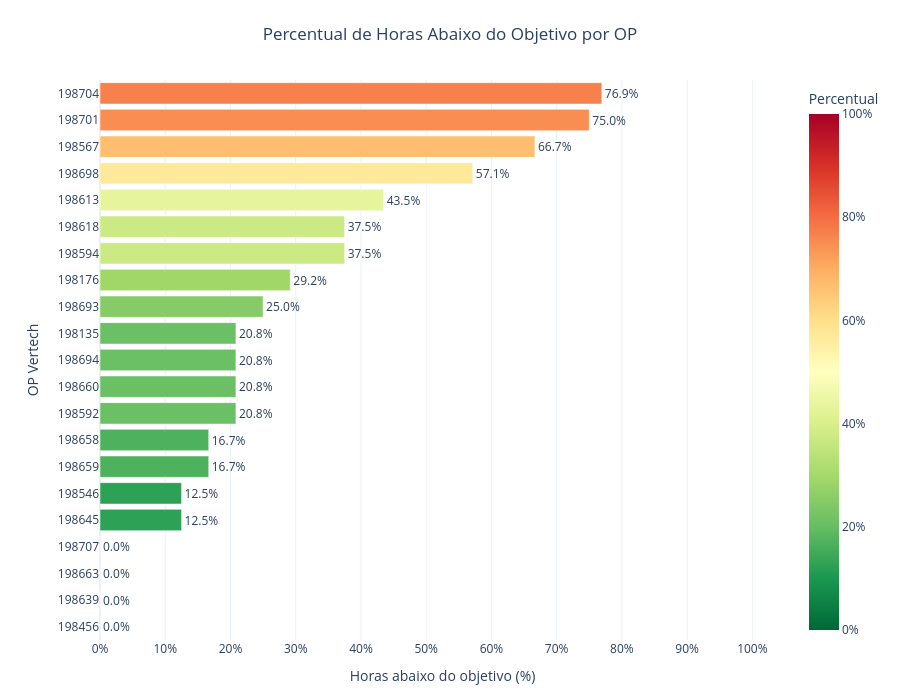

The code cell stored with this chart in its notebook:
### Code cell
pct = "Percentual de Horas Abaixo do Objetivo"
total = "Quantidade Total de Horas Trabalhadas"
abaixo = "Quantidade de Horas Abaixo do Objetivo"
grupo = "OP"

df_grafico = (
    resumo_horas_abaixo_objetivo_por_op
    .assign(**{
        grupo: lambda dados: (
            dados["OP Vertech"].astype(str)
        )
    })
    .sort_values(pct)
)

fig = px.bar(
    df_grafico,
    x=pct,
    y=grupo,
    orientation="h",
    color=pct,
    text=pct,
    color_continuous_scale="RdYlGn_r",
    range_color=[0, 100],
    title="Percentual de Horas Abaixo do Objetivo por OP",
    labels={
        pct: "Horas abaixo do objetivo (%)",
        grupo: "OP Vertech",
        total: "Total de horas da OP",
        abaixo: "Horas abaixo do objetivo",
        "Maquina": "Máquina",
        "Prefixo": "Prefixo",
    },
    hover_data={
        "Maquina": True,
        "Prefixo": True,
        total: True,
        abaixo: True,
        pct: ":.2f",
    },
    template="plotly_white",
)

fig.update_traces(
    texttemplate="%{text:.1f}%",
    textposition="outside",
    cliponaxis=False,
)

fig.update_xaxes(
    range=[0, 105],
    ticksuffix="%",
    dtick=10,
)

fig.update_yaxes(
    categoryorder="total ascending"
)

fig.update_layout(
    title_x=0.5,
    coloraxis_colorbar={
        "title": "Percentual",
        "ticksuffix": "%",
    },
    height=700,
    margin={
        "l": 100,
        "r": 60,
        "t": 80,
        "b": 60,
    },
)

fig.show()

### Figure 1 — Plotly figure (JSON) as saved in the notebook; plotly's stock layout.template omitted (floating-point values rounded to 4 significant figures)
{"data": [{"cliponaxis": false, "customdata": [["15", "LB -0491-N1", 24, 0], ["A5", "SB -1290-S", 24, 0], ["B5", "SB -0019-N1D", 1, 0], ["B1", "LB -0449-SX", 7, 0], ["A6", "SB -1579-N1N", 24, 3], ["B7", "MB -1585-S", 24, 3], ["A4", "SB -1348-S", 24, 4], ["B3", "LB -0502-S", 24, 4], ["12", "MB -1512-SN", 24, 5], ["11", "LB -0586-S", 24, 5], ["B2", "SB -1704-S", 24, 5], ["A3", "SB -1036-SWN", 24, 5], ["B6", "PL -5814-", 24, 6], ["14", "LB -0478-N1", 24, 7], ["10", "MB -1398-S", 24, 9], ["A1", "SB -1035-SWN", 24, 9], ["B5", "SB -1471-SN", 23, 10], ["A2", "SB -1036-SWN", 21, 12], ["A2", "SB -1037-SWN", 3, 2], ["B1", "LB -0449-SX", 4, 3], ["B1", "LB -0449-SX", 13, 10]], "hovertemplate": "Horas abaixo do objetivo (%)=%{marker.color:.2f}<br>OP Vertech=%{y}<br>Máquina=%{customdata[0]}<br>Prefixo=%{customdata[1]}<br>Total de horas da OP=%{customdata[2]}<br>Horas abaixo do objetivo=%{customdata[3]}<extra></extra>", "legendgroup": "", "marker": {"color": [0.0, 0.0, 0.0, 0.0, 12.5, 12.5, 16.67, 16.67, 20.83, 20.83, 20.83, 20.83, 25.0, 29.17, 37.5, 37.5, 43.48, 57.14, 66.67, 75.0, 76.92], "coloraxis": "coloraxis", "pattern": {"shape": ""}}, "name": "", "orientation": "h", "showlegend": false, "text": [0.0, 0.0, 0.0, 0.0, 12.5, 12.5, 16.67, 16.67, 20.83, 20.83, 20.83, 20.83, 25.0, 29.17, 37.5, 37.5, 43.48, 57.14, 66.67, 75.0, 76.92], "textposition": "outside", "texttemplate": "%{text:.1f}%", "type": "bar", "x": [0.0, 0.0, 0.0, 0.0, 12.5, 12.5, 16.67, 16.67, 20.83, 20.83, 20.83, 20.83, 25.0, 29.17, 37.5, 37.5, 43.48, 57.14, 66.67, 75.0, 76.92], "xaxis": "x", "y": ["198456", "198639", "198663", "198707", "198645", "198546", "198659", "198658", "198592", "198660", "198694", "198135", "198693", "198176", "198594", "198618", "198613", "198698", "198567", "198701", "198704"], "yaxis": "y"}], "layout": {"barmode": "relative", "coloraxis": {"autocolorscale": false, "cmax": 100, "cmin": 0, "colorbar": {"ticksuffix": "%", "title": {"text": "Percentual"}}, "colorscale": [[0, "rgb(0,104,55)"], [0.1, "rgb(26,152,80)"], [0.2, "rgb(102,189,99)"], [0.3, "rgb(166,217,106)"], [0.4, "rgb(217,239,139)"], [0.5, "rgb(255,255,191)"], [0.6, "rgb(254,224,139)"], [0.7, "rgb(253,174,97)"], [0.8, "rgb(244,109,67)"], [0.9, "rgb(215,48,39)"], [1, "rgb(165,0,38)"]]}, "height": 700, "legend": {"tracegroupgap": 0}, "margin": {"b": 60, "l": 100, "r": 60, "t": 80}, "title": {"text": "Percentual de Horas Abaixo do Objetivo por OP", "x": 0.5}, "xaxis": {"anchor": "y", "domain": [0, 1], "dtick": 10, "range": [0, 105], "ticksuffix": "%", "title": {"text": "Horas abaixo do objetivo (%)"}}, "yaxis": {"anchor": "x", "categoryorder": "total ascending", "domain": [0, 1], "title": {"text": "OP Vertech"}}}}
